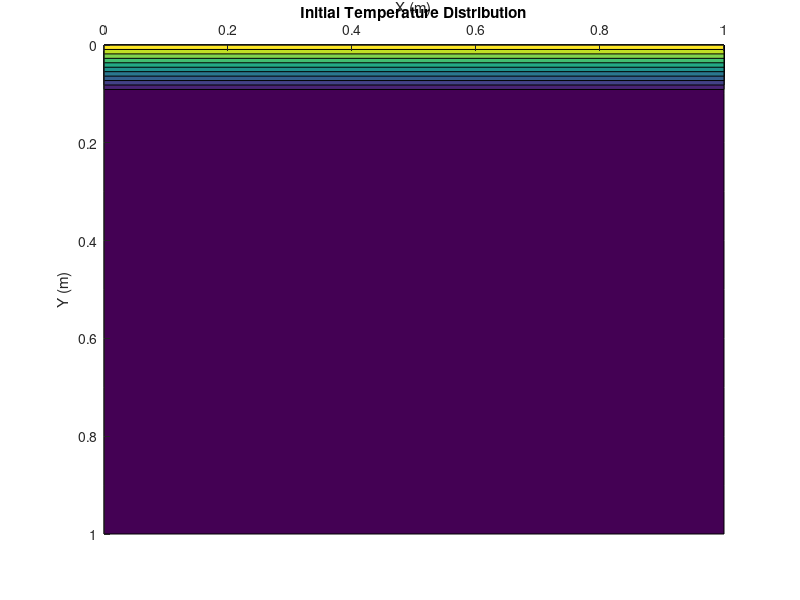
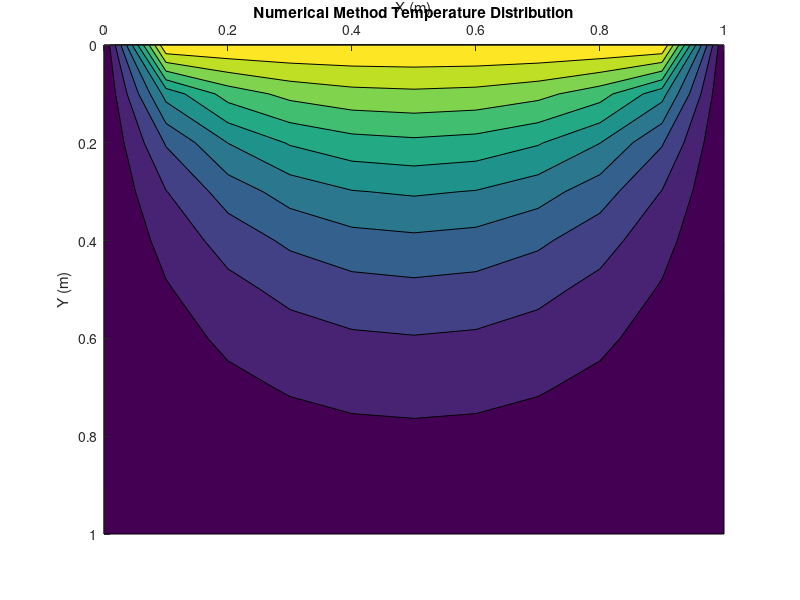
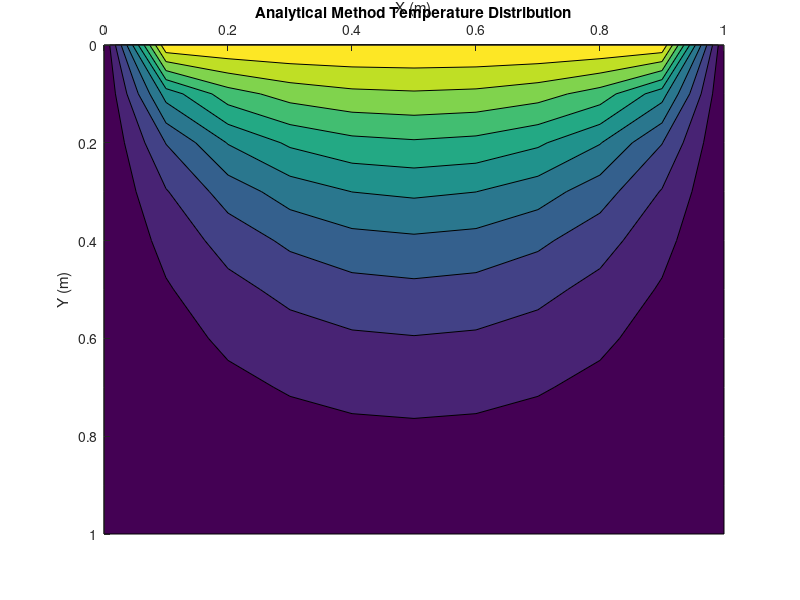
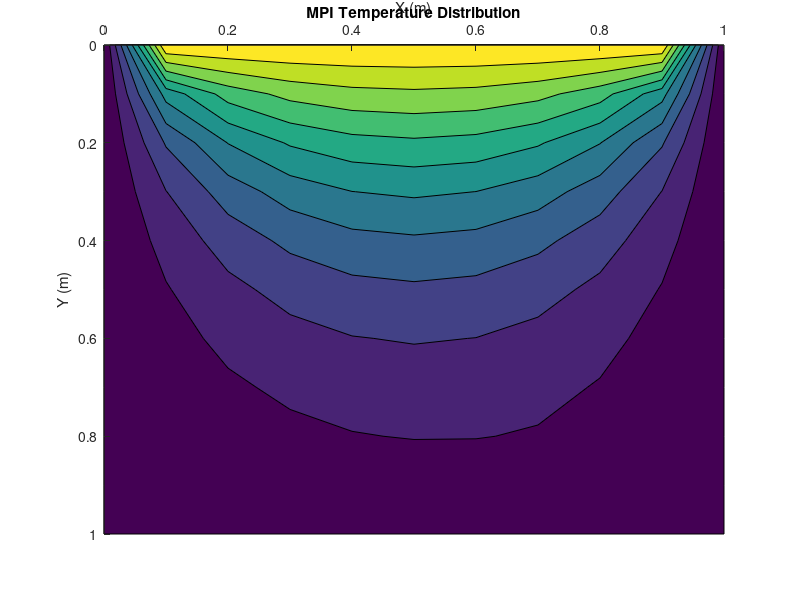

These figures' MATLAB source, in order:
%Contour Plots for Numerical vs. Analytical

T_0 = [100	100.00	100.00	100.00	100.00	100.00	100.00	100.00	100.00	100.00	100	

0.00	0.00	0.00	0.00	0.00	0.00	0.00	0.00	0.00	0.00	0.00	

0.00	0.00	0.00	0.00	0.00	0.00	0.00	0.00	0.00	0.00	0.00	

0.00	0.00	0.00	0.00	0.00	0.00	0.00	0.00	0.00	0.00	0.00	

0.00	0.00	0.00	0.00	0.00	0.00	0.00	0.00	0.00	0.00	0.00	

0.00	0.00	0.00	0.00	0.00	0.00	0.00	0.00	0.00	0.00	0.00	

0.00	0.00	0.00	0.00	0.00	0.00	0.00	0.00	0.00	0.00	0.00	

0.00	0.00	0.00	0.00	0.00	0.00	0.00	0.00	0.00	0.00	0.00	

0.00	0.00	0.00	0.00	0.00	0.00	0.00	0.00	0.00	0.00	0.00	

0.00	0.00	0.00	0.00	0.00	0.00	0.00	0.00	0.00	0.00	0.00	

0.00	0.00	0.00	0.00	0.00	0.00	0.00	0.00	0.00	0.00	0.00];

% Analytical Soln
T_an = [0.00	97.94	98.92	99.21	99.33	99.36	99.33	99.21	98.92	97.94	0.00	

0.00	48.91	68.23	75.94	79.23	80.17	79.23	75.94	68.23	48.91	0.00	

0.00	27.39	45.63	55.69	60.60	62.08	60.60	55.69	45.63	27.39	0.00	

0.00	17.45	31.22	40.28	45.23	46.79	45.23	40.28	31.22	17.45	0.00	

0.00	11.80	21.78	28.95	33.16	34.53	33.16	28.95	21.78	11.80	0.00	

0.00	8.16	15.28	20.63	23.91	25.00	23.91	20.63	15.28	8.16	0.00	

0.00	5.62	10.60	14.44	16.84	17.65	16.84	14.44	10.60	5.62	0.00	

0.00	3.75	7.11	9.72	11.38	11.94	11.38	9.72	7.11	3.75	0.00	

0.00	2.30	4.37	5.99	7.02	7.37	7.02	5.99	4.37	2.30	0.00	

0.00	1.09	2.08	2.85	3.34	3.51	3.34	2.85	2.08	1.09	0.00	

0.00	0.00	0.00	0.00	0.00	0.00	0.00	0.00	0.00	0.00	0.00];

%Numerical Soln
T_num = [0	100.00	100.00	100.00	100.00	100.00	100.00	100.00	100.00	100.00	0.00	

0.00	48.89	67.48	75.44	78.89	79.88	78.89	75.44	67.48	48.89	0.00	

0.00	28.09	45.59	55.37	60.26	61.74	60.26	55.37	45.59	28.09	0.00	

0.00	17.88	31.41	40.20	45.03	46.56	45.03	40.20	31.41	17.88	0.00	

0.00	12.03	21.96	28.99	33.10	34.44	33.10	28.99	21.96	12.03	0.00	

0.00	8.29	15.42	20.72	23.93	25.00	23.93	20.72	15.42	8.29	0.00	

0.00	5.70	10.71	14.53	16.90	17.70	16.90	14.53	10.71	5.70	0.00	

0.00	3.80	7.18	9.80	11.44	12.00	11.44	9.80	7.18	3.80	0.00	

0.00	2.33	4.41	6.04	7.07	7.42	7.07	6.04	4.41	2.33	0.00	

0.00	1.11	2.10	2.88	3.37	3.54	3.37	2.88	2.10	1.11	0.00	

0.00	0.00	0.00	0.00	0.00	0.00	0.00	0.00	0.00	0.00	0.00]

T_MPI = [
0  100.00  100.00  100.00  100.00  100.00  100.00  100.00  100.00  100.00  0.00

0.00    48.92   67.54   75.52   79.00   79.99   79.00   75.53   67.55   48.93   0.00

0.00    28.15   45.71   55.54   60.47   61.97   60.49   55.58   45.74   28.17   0.00

0.00    17.98   31.60   40.48   45.37   46.94   45.41   40.54   31.66   18.02   0.00

0.00    12.17   22.24   29.39   33.60   35.00   33.67   29.51   22.36   12.25   0.00

0.00    8.47    15.79   21.26   24.62   25.80   24.75   21.48   16.01   8.61    0.00

0.00    5.93    11.18   15.25   17.84   18.81   18.08   15.64   11.58   6.19    0.00

0.00    4.07    7.74    10.70   12.69   13.52   13.10   11.41   8.50    4.57    0.00

0.00    2.60    5.02    7.14    8.69    9.49    9.41    8.40    6.45    3.60    0.00

0.00	1.11	2.10	2.88	3.37	3.54	3.37	2.88	2.10	1.11	0.00	

0.00    0.00    0.00    0.00    0.00    0.00    0.00    0.00    0.00    0.00    0.00
]	



X = zeros(11);
Y = zeros(11);

for i =0:10
X(:,i+1) = i/10;
end

for i =1:10
Y(i+1,:) = i/10;
end

figure
title('Initial Temperature Distribution')
xlabel('X (m)')
ylabel('Y (m)')
set(gca,'YDir','Reverse')
set(gca,'xaxislocation','top');
box off;
hold on
contourf(X,Y,T_0)

figure
title('Numerical Method Temperature Distribution')
xlabel('X (m)')
ylabel('Y (m)')
set(gca,'YDir','Reverse')
set(gca,'xaxislocation','top');
box off;
hold on
contourf(X,Y,T_num)

figure
title('Analytical Method Temperature Distribution')
xlabel('X (m)')
ylabel('Y (m)')
set(gca,'YDir','Reverse')
set(gca,'xaxislocation','top');
box off;
hold on
contourf(X,Y,T_an)


figure
title('MPI Temperature Distribution')
xlabel('X (m)')
ylabel('Y (m)')
set(gca,'YDir','Reverse')
set(gca,'xaxislocation','top');
box off;
hold on
contourf(X,Y,T_MPI)